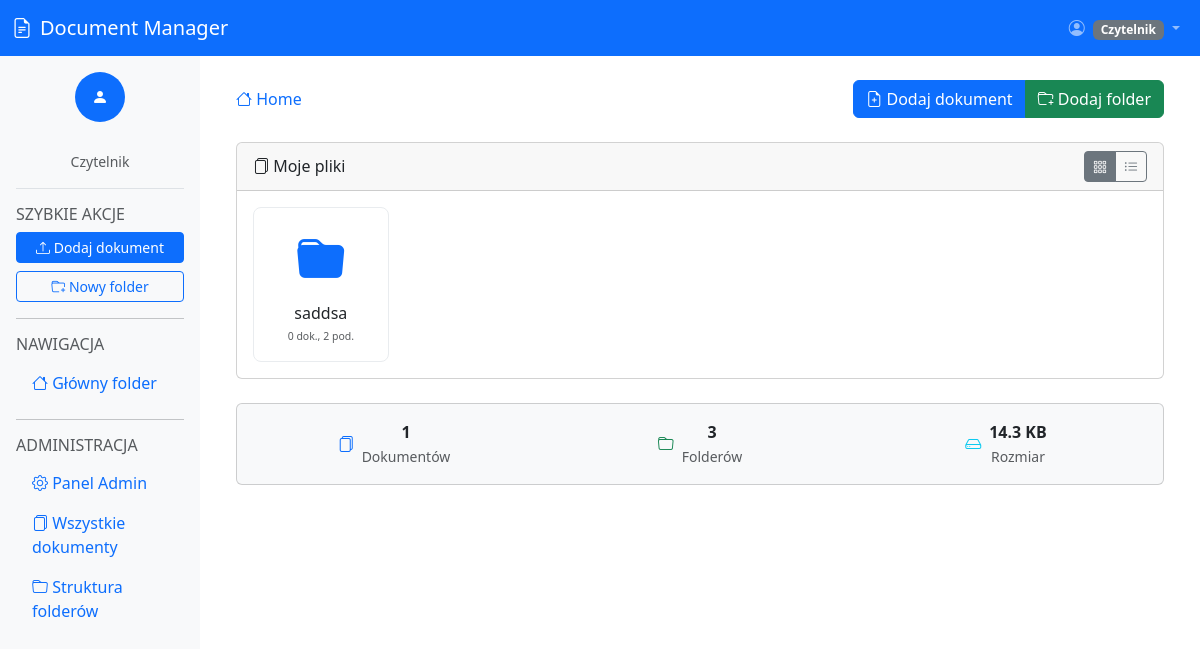
The app's page / (signed in), older data.
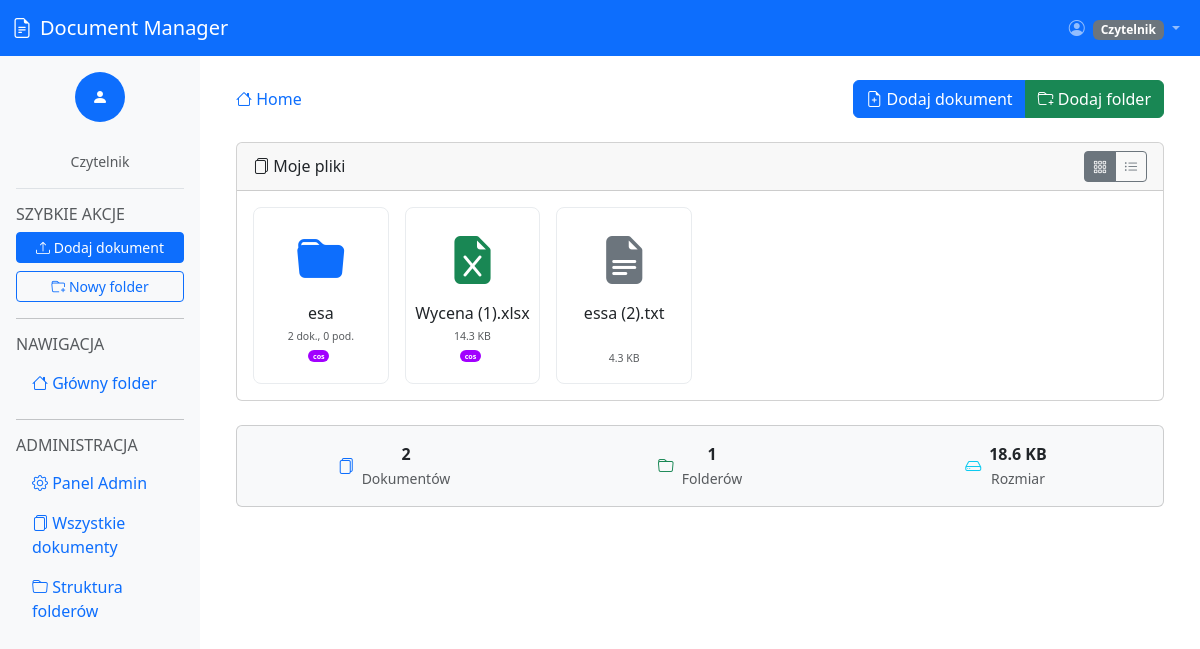
The same page, newer data.
### documents/models.py (models this page shows, shortened)
class Folder(models.Model):
    nazwa = models.CharField(max_length=255)
    opis = models.TextField(blank=True)
    data_utworzenia = models.DateTimeField(auto_now_add=True)
    rodzic = models.ForeignKey('self', on_delete=models.CASCADE, null=True, blank=True, related_name='podkatalogi')
    wlasciciel = models.ForeignKey(User, on_delete=models.CASCADE, related_name='folders_owned') # Changed related_name for clarity
    tagi = models.ManyToManyField(Tag, blank=True, verbose_name='Tagi') # Removed related_name='folder_tags' if not specifically needed to avoid clash
    class Meta:
        db_table = 'folder'
        verbose_name = "Folder"
        verbose_name_plural = "Foldery"
        unique_together = ['nazwa', 'rodzic', 'wlasciciel']
        ordering = ['nazwa']
        permissions = (
            ("browse_folder", "Can browse folder and its contents"),
            ("add_document_to_folder", "Can add documents to folder"),
            ("add_subfolder_to_folder", "Can add subfolders to folder"),
        )

class Tag(models.Model):
    nazwa = models.CharField(max_length=50, unique=True)
    kolor = models.CharField(max_length=20, default='#007bff')
    class Meta:
        db_table = 'tag'
        verbose_name = "Tag"
        verbose_name_plural = "Tagi"
        ordering = ['nazwa']

class Document(models.Model):
    ALLOWED_EXTENSIONS = ['pdf', 'docx', 'doc', 'xlsx', 'xls', 'txt', 'png', 'jpg', 'jpeg']
    STATUS_CHOICES = [
        ('draft', 'Szkic'),
        ('published', 'Opublikowany'),
        ('archived', 'Zarchiwizowany'),
    ]
    nazwa = models.CharField(max_length=255)
    typ_pliku = models.CharField(max_length=100, blank=True) # Made blank=True as it's auto-set
    rozmiar_pliku = models.PositiveIntegerField(null=True, blank=True) # Allowed null/blank
    plik = models.FileField(
        upload_to=document_upload_path,
        validators=[FileExtensionValidator(allowed_extensions=ALLOWED_EXTENSIONS)],
        help_text="Obsługiwane formaty: PDF, DOCX, DOC, XLSX, XLS, TXT, PNG, JPG, JPEG",
        blank=True,
        null=True
    )
    data_utworzenia = models.DateTimeField(auto_now_add=True)
    ostatnia_modyfikacja = models.DateTimeField(auto_now=True)
    wlasciciel = models.ForeignKey(User, on_delete=models.CASCADE, related_name='documents_owned') # Changed related_name
    folder = models.ForeignKey(Folder, on_delete=models.CASCADE, related_name='documents', null=True, blank=True)
    usunieto = models.BooleanField(default=False)
    status = models.CharField(max_length=20, choices=STATUS_CHOICES, default='draft')
    tagi = models.ManyToManyField(Tag, blank=True, related_name='documents') # Changed related_name
    opis = models.TextField(blank=True, help_text="Opcjonalny opis dokumentu")
    hash_pliku = models.CharField(max_length=64, blank=True, help_text="SHA-256 hash for file integrity")
    def delete(self, *args, **kwargs):
        if self.plik and hasattr(self.plik, 'path'):
            try:
                if os.path.isfile(self.plik.path):
                    os.remove(self.plik.path)
            except (ValueError, OSError, AttributeError): # Added AttributeError
                pass
        super().delete(*args, **kwargs)
    def get_file_size_display(self):
        if not self.rozmiar_pliku:
            return "0 B"
        size = self.rozmiar_pliku
        for unit in ['B', 'KB', 'MB', 'GB', 'TB']:
            if size < 1024.0:
                return f"{size:.1f} {unit}"
            size /= 1024.0
        return f"{size:.1f} PB"
    def get_file_icon(self):
        ext_only = self.typ_pliku.lower() if self.typ_pliku else self.get_file_extension().lstrip('.')
        icon_map = {
            'pdf': 'bi-file-earmark-pdf-fill text-danger',
            'doc': 'bi-file-earmark-word-fill text-primary',
            'docx': 'bi-file-earmark-word-fill text-primary',
            'xls': 'bi-file-earmark-excel-fill text-success',
            'xlsx': 'bi-file-earmark-excel-fill text-success',
            'txt': 'bi-file-earmark-text-fill text-secondary',
            'png': 'bi-file-earmark-image-fill text-info',
            'jpg': 'bi-file-earmark-image-fill text-info',
            'jpeg': 'bi-file-earmark-image-fill text-info',
        }
        return icon_map.get(ext_only, 'bi-file-earmark-fill text-muted')
    def can_preview(self):
        return self.plik and self.typ_pliku in ['pdf', 'txt', 'png', 'jpg', 'jpeg']
    class Meta:
        db_table = 'dokument'
        verbose_name = "Dokument"
        verbose_name_plural = "Dokumenty"
        ordering = ['-ostatnia_modyfikacja']
        permissions = (
            ("browse_document", "Can browse document"),
            ("share_document", "Can share document with others"),
            ("download_document", "Can download document file"),
            ("comment_document", "Can comment on document"),
        )

### documents/views.py (the view, shortened to what this page needs)
# urls.py: path('', views.home, name='home'),
def home(request, folder_id=None):
    current_folder = None
    breadcrumbs = []
    folders_qs = Folder.objects.none()
    documents_qs = Document.objects.none()
    if request.user.is_authenticated:
        if current_folder:
            folders_qs = Folder.objects.filter(rodzic=current_folder).prefetch_related('tagi', 'wlasciciel__profile').order_by('nazwa')
            documents_qs = Document.objects.filter(
                folder=current_folder, usunieto=False
            ).select_related('wlasciciel__profile', 'folder').prefetch_related('tagi').order_by('nazwa')
        else: # Root level
            owned_root_folders = Folder.objects.filter(rodzic=None, wlasciciel=request.user)
            if request.user.is_superuser or (hasattr(request.user, 'profile') and request.user.profile.is_admin):
                folders_qs = Folder.objects.filter(rodzic=None).prefetch_related('tagi', 'wlasciciel__profile').order_by('nazwa')
                documents_qs = Document.objects.filter(
                    Q(folder=None) | Q(folder__rodzic=None), usunieto=False # Docs in root or in root folders
                ).select_related('wlasciciel__profile', 'folder').prefetch_related('tagi').order_by('nazwa')
        for folder_item in folders_qs:
            folder_item.doc_count = folder_item.documents.filter(usunieto=False).count()
            folder_item.subfolder_count = folder_item.podkatalogi.count()
            folder_item.current_user_can_edit = user_can_edit_folder(request.user, folder_item)
            folder_item.current_user_can_delete = user_can_delete_folder(request.user, folder_item)
        for doc_item in documents_qs:
            doc_item.current_user_can_edit = user_can_edit_document(request.user, doc_item)
            doc_item.current_user_can_delete = user_can_delete_document(request.user, doc_item)
        if request.user.is_superuser or (hasattr(request.user, 'profile') and request.user.profile.is_admin):
            total_documents = Document.objects.filter(usunieto=False).count()
            total_folders = Folder.objects.count()
            total_size = sum(doc.rozmiar_pliku or 0 for doc in Document.objects.filter(usunieto=False))
        else:
            user_documents_qs = Document.objects.filter(wlasciciel=request.user, usunieto=False)
            total_documents = user_documents_qs.count()
            total_folders = Folder.objects.filter(wlasciciel=request.user).count()
            total_size = sum(doc.rozmiar_pliku or 0 for doc in user_documents_qs)
    else: # Not authenticated
        total_documents = 0
        total_folders = 0
        total_size = 0
    def human_readable_size(size_bytes):
        if size_bytes == 0: return "0 B"
        for unit in ['B', 'KB', 'MB', 'GB', 'TB']:
            if size_bytes < 1024.0: return f"{size_bytes:.1f} {unit}"
            size_bytes /= 1024.0
        return f"{size_bytes:.1f} PB" # Should not happen
    context = {
        'current_folder': current_folder,
        'breadcrumbs': breadcrumbs,
        'folders': folders_qs,
        'documents': documents_qs,
        'total_documents': total_documents,
        'total_folders': total_folders,
        'total_size': human_readable_size(total_size),
        'is_root': current_folder is None,
        'user_can_create_documents': user_can_create_document(request.user) if request.user.is_authenticated else False,
        'user_can_create_folders': user_can_create_folder(request.user) if request.user.is_authenticated else False,
    }
    return render(request, 'documents/home.html', context)

### users/permissions.py (called while the page is built)
def user_can_create_document(user):
    if not user.is_authenticated:
        return False
    if user.is_superuser or (hasattr(user, 'profile') and (user.profile.is_admin or user.profile.is_editor)):
        return True
    return False

def user_can_edit_document(user, document):
    if not user.is_authenticated:
        return False
    if user.is_superuser or (hasattr(user, 'profile') and user.profile.is_admin):
        return True
    if document.wlasciciel == user and (hasattr(user, 'profile') and (user.profile.is_admin or user.profile.is_editor)):
        return True
    if hasattr(user, 'profile') and user.profile.is_editor and user.has_perm('change_document', document):
        return True
    return False

def user_can_delete_document(user, document):
    if not user.is_authenticated:
        return False
    if user.is_superuser or (hasattr(user, 'profile') and user.profile.is_admin):
        return True
    if document.wlasciciel == user and (hasattr(user, 'profile') and (user.profile.is_admin or user.profile.is_editor)):
        return True
    return False

### templates/documents/home.html (shortened to what the changed rows need)
{% extends 'base.html' %}
{% block content %}
<div class="card">
    <div class="card-body p-0">
        <div id="grid-container" class="p-3">
            {% if folders or documents %}
                <div class="row g-3">
                    {% for folder_item_grid in folders %}
                        <div class="col-lg-2 col-md-3 col-sm-4 col-6">
                            <div class="file-item folder-item" data-type="folder">
                                <a href="{% url 'documents:folder_view' folder_item_grid.id %}" class="text-decoration-none">
                                    <div class="file-icon"><i class="bi bi-folder-fill text-primary"></i></div>
                                    <div class="file-name">{{ folder_item_grid.nazwa|truncatechars:20 }}</div>
                                    <div class="file-info">
                                        <small class="text-muted">{{ folder_item_grid.doc_count }} dok., {{ folder_item_grid.subfolder_count }} pod.</small>
                                        {% if folder_item_grid.tagi.all %}
                                        <div class="mt-1">
                                            {% for tag in folder_item_grid.tagi.all|slice:":2" %}<span class="badge me-1" style="background-color: {{ tag.kolor }}; color: #fff; font-size: 0.6em;">{{ tag.nazwa }}</span>{% endfor %}
                                        </div>
                                        {% endif %}
                                    </div>
                                </a>
                            </div>
                        </div>
                    {% endfor %}
                    {% for document_item_grid in documents %}
                        <div class="col-lg-2 col-md-3 col-sm-4 col-6">
                            <div class="file-item document-item" data-type="document">
                                <a href="{% url 'documents:document_detail' document_item_grid.id %}" class="text-decoration-none">
                                    <div class="file-icon"><i class="{{ document_item_grid.get_file_icon }}"></i></div>
                                    <div class="file-name">{{ document_item_grid.nazwa|truncatechars:20 }}</div>
                                    <div class="file-info">
                                        <small class="text-muted">{{ document_item_grid.get_file_size_display }}</small>
                                        {% if document_item_grid.tagi.all %}
                                        <div class="mt-1">
                                            {% for tag in document_item_grid.tagi.all|slice:":2" %}<span class="badge me-1" style="background-color: {{ tag.kolor }}; color: #fff; font-size: 0.6em;">{{ tag.nazwa }}</span>{% endfor %}
                                        </div>
                                        {% endif %}
                                    </div>
                                </a>
                            </div>
                        </div>
                    {% endfor %}
                </div>
            {% endif %}
        </div>
    </div>
</div>
{% if is_root %}
<div class="row mt-4">
    <div class="col-12">
        <div class="card bg-light"><div class="card-body py-3"><div class="row text-center">
            <div class="col-md-4"><div class="d-flex align-items-center justify-content-center"><i class="bi bi-files text-primary me-2"></i><div><div class="fw-bold">{{ total_documents }}</div><small class="text-muted">Dokumentów</small></div></div></div>
            <div class="col-md-4"><div class="d-flex align-items-center justify-content-center"><i class="bi bi-folder text-success me-2"></i><div><div class="fw-bold">{{ total_folders }}</div><small class="text-muted">Folderów</small></div></div></div>
            <div class="col-md-4"><div class="d-flex align-items-center justify-content-center"><i class="bi bi-hdd text-info me-2"></i><div><div class="fw-bold">{{ total_size }}</div><small class="text-muted">Rozmiar</small></div></div></div>
        </div></div></div>
    </div>
</div>
{% endif %}
{% endblock %}

Row changes from the older to the newer data that the page shows:
removed Folder: nazwa "saddsa", doc_count "0", subfolder_count "2"
added Folder: nazwa "esa", doc_count "2", subfolder_count "0"
added Tag: nazwa "cos"
added Document: nazwa "Wycena (1).xlsx", file_size "14.3 KB"
added Document: nazwa "essa (2).txt", file_size "4.3 KB"
Text that changed along with them:
{{ total_documents }}: "1" → "2"
{{ total_folders }}: "3" → "1"
{{ total_size }}: "14.3 KB" → "18.6 KB"
